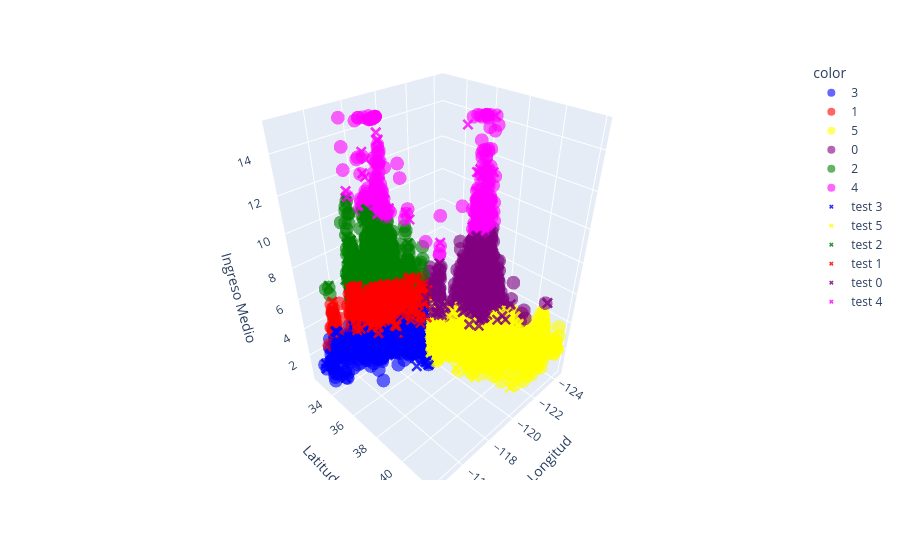

This figure's notebook cell:
### Code cell
import plotly.graph_objects as go

color_map = {str(cluster): colores[i % len(colores)] for i, cluster in enumerate (x_train['cluster'].unique())}

figg = px.scatter_3d (
    x_train,
    x = 'Longitude',
    y = 'Latitude',
    z= 'MedInc',
    color = x_train['cluster'].astype(str),
    color_discrete_map = color_map,
    opacity= 0.6,
    labels= {
    'Longitude' : 'Longitud',
    'Latitude' :'Latitud',
    'MedInc' : 'Ingreso Medio',
    'cluster' : 'Clusters'

    }
)

for cluster_id in x_test['cluster'].unique():
    subset_test = x_test[x_test['cluster']==cluster_id]

    figg.add_trace(
        go.Scatter3d(
            x = subset_test['Longitude'],
            y = subset_test['Latitude'],
            z = subset_test['MedInc'],
            mode = 'markers',
            marker = dict(
                size = 4,
                symbol = 'x',
                color = color_map[str(cluster_id)],
                opacity= 0.8
            ),
            name = f'test {cluster_id}'
        
        )
    )


figg.show()

### Figure 1 — Plotly figure (JSON) as saved in the notebook; plotly's stock layout.template omitted (floating-point values rounded to 4 significant figures; data arrays with more than 128 entries replaced by an {"elided": "..."} marker saying what was removed)
{"data": [{"hovertemplate": "color=3<br>Longitud=%{x}<br>Latitud=%{y}<br>Ingreso Medio=%{z}<extra></extra>", "legendgroup": "3", "marker": {"color": "blue", "opacity": 0.6, "symbol": "circle"}, "mode": "markers", "name": "3", "scene": "scene", "showlegend": true, "type": "scatter3d", "x": {"elided": "4368 float values"}, "y": {"elided": "4368 float values"}, "z": {"elided": "4368 float values"}}, {"hovertemplate": "color=1<br>Longitud=%{x}<br>Latitud=%{y}<br>Ingreso Medio=%{z}<extra></extra>", "legendgroup": "1", "marker": {"color": "red", "opacity": 0.6, "symbol": "circle"}, "mode": "markers", "name": "1", "scene": "scene", "showlegend": true, "type": "scatter3d", "x": {"elided": "3807 float values"}, "y": {"elided": "3807 float values"}, "z": {"elided": "3807 float values"}}, {"hovertemplate": "color=5<br>Longitud=%{x}<br>Latitud=%{y}<br>Ingreso Medio=%{z}<extra></extra>", "legendgroup": "5", "marker": {"color": "yellow", "opacity": 0.6, "symbol": "circle"}, "mode": "markers", "name": "5", "scene": "scene", "showlegend": true, "type": "scatter3d", "x": {"elided": "4356 float values"}, "y": {"elided": "4356 float values"}, "z": {"elided": "4356 float values"}}, {"hovertemplate": "color=0<br>Longitud=%{x}<br>Latitud=%{y}<br>Ingreso Medio=%{z}<extra></extra>", "legendgroup": "0", "marker": {"color": "purple", "opacity": 0.6, "symbol": "circle"}, "mode": "markers", "name": "0", "scene": "scene", "showlegend": true, "type": "scatter3d", "x": {"elided": "2455 float values"}, "y": {"elided": "2455 float values"}, "z": {"elided": "2455 float values"}}, {"hovertemplate": "color=2<br>Longitud=%{x}<br>Latitud=%{y}<br>Ingreso Medio=%{z}<extra></extra>", "legendgroup": "2", "marker": {"color": "green", "opacity": 0.6, "symbol": "circle"}, "mode": "markers", "name": "2", "scene": "scene", "showlegend": true, "type": "scatter3d", "x": {"elided": "1280 float values"}, "y": {"elided": "1280 float values"}, "z": {"elided": "1280 float values"}}, {"hovertemplate": "color=4<br>Longitud=%{x}<br>Latitud=%{y}<br>Ingreso Medio=%{z}<extra></extra>", "legendgroup": "4", "marker": {"color": "magenta", "opacity": 0.6, "symbol": "circle"}, "mode": "markers", "name": "4", "scene": "scene", "showlegend": true, "type": "scatter3d", "x": {"elided": "246 float values"}, "y": {"elided": "246 float values"}, "z": {"elided": "246 float values"}}, {"marker": {"color": "blue", "opacity": 0.8, "size": 4, "symbol": "x"}, "mode": "markers", "name": "test 3", "type": "scatter3d", "x": {"elided": "1111 float values"}, "y": {"elided": "1111 float values"}, "z": {"elided": "1111 float values"}}, {"marker": {"color": "yellow", "opacity": 0.8, "size": 4, "symbol": "x"}, "mode": "markers", "name": "test 5", "type": "scatter3d", "x": {"elided": "1112 float values"}, "y": {"elided": "1112 float values"}, "z": {"elided": "1112 float values"}}, {"marker": {"color": "green", "opacity": 0.8, "size": 4, "symbol": "x"}, "mode": "markers", "name": "test 2", "type": "scatter3d", "x": {"elided": "299 float values"}, "y": {"elided": "299 float values"}, "z": {"elided": "299 float values"}}, {"marker": {"color": "red", "opacity": 0.8, "size": 4, "symbol": "x"}, "mode": "markers", "name": "test 1", "type": "scatter3d", "x": {"elided": "983 float values"}, "y": {"elided": "983 float values"}, "z": {"elided": "983 float values"}}, {"marker": {"color": "purple", "opacity": 0.8, "size": 4, "symbol": "x"}, "mode": "markers", "name": "test 0", "type": "scatter3d", "x": {"elided": "561 float values"}, "y": {"elided": "561 float values"}, "z": {"elided": "561 float values"}}, {"marker": {"color": "magenta", "opacity": 0.8, "size": 4, "symbol": "x"}, "mode": "markers", "name": "test 4", "type": "scatter3d", "x": [-119.1, -118.2, -118.5, -121.8, -122.2, -118.5, -117.3, -117.8, -118.3, -122.0, -118.4, -118.4, -117.8, -117.8, -122.1, -118.0, -117.8, -118.5, -122.2, -122.3, -118.5, -121.9, -118.4, -118.3, -119.8, -118.5, -118.4, -118.5, -122.0, -121.9, -121.4, -122.1, -118.5, -122.3, -121.9, -117.8, -118.5, -122.2, -118.3, -121.9, -122.1, -122.2, -117.2, -119.8, -122.0, -117.8, -118.5, -122.4, -118.1, -122.3, -118.5, -122.0, -122.5, -122.2, -118.9, -122.1, -118.0, -118.1, -118.5, -118.5, -117.9, -122.0], "y": [35.42, 34.19, 34.13, 37.38, 37.44, 34.05, 32.82, 33.82, 34.08, 37.14, 34.14, 34.08, 33.64, 33.64, 37.36, 34.13, 33.83, 34.1, 37.42, 37.9, 34.14, 37.46, 34.12, 34.07, 36.84, 34.15, 34.04, 34.15, 37.27, 37.21, 38.01, 37.34, 33.77, 37.56, 36.57, 33.75, 34.07, 37.46, 33.75, 37.64, 37.39, 37.42, 33.03, 34.43, 37.29, 33.76, 34.04, 37.79, 34.12, 37.56, 34.26, 37.24, 37.85, 37.46, 34.16, 37.36, 33.97, 34.18, 34.11, 34.28, 33.89, 37.31], "z": [10.03, 15.0, 11.3, 12.33, 15.0, 13.86, 11.31, 12.21, 15.0, 9.591, 10.92, 15.0, 12.34, 11.01, 10.03, 15.0, 11.12, 11.84, 11.97, 10.08, 10.68, 10.38, 11.62, 15.0, 8.967, 10.36, 12.85, 10.23, 10.68, 9.197, 10.01, 12.37, 10.55, 10.07, 14.41, 13.47, 14.29, 15.0, 11.67, 10.95, 12.04, 11.05, 11.09, 9.782, 12.21, 11.01, 10.19, 15.0, 11.65, 12.64, 10.91, 11.16, 12.25, 9.889, 10.26, 9.359, 10.8, 10.23, 13.95, 10.88, 13.11, 9.23]}], "layout": {"legend": {"title": {"text": "color"}, "tracegroupgap": 0}, "margin": {"t": 60}, "scene": {"domain": {"x": [0, 1], "y": [0, 1]}, "xaxis": {"title": {"text": "Longitud"}}, "yaxis": {"title": {"text": "Latitud"}}, "zaxis": {"title": {"text": "Ingreso Medio"}}}}}
